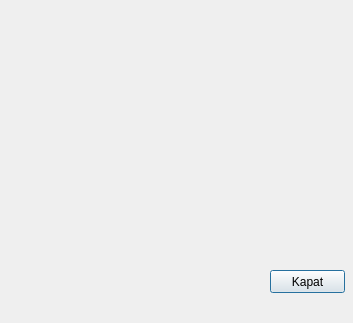
<?xml version="1.0" encoding="UTF-8"?>
<ui version="4.0">
 <class>Dialog</class>
 <widget class="QDialog" name="Dialog">
  <property name="geometry">
   <rect>
    <x>0</x>
    <y>0</y>
    <width>353</width>
    <height>323</height>
   </rect>
  </property>
  <property name="windowTitle">
   <string>Dialog</string>
  </property>
  <widget class="QPushButton" name="pushButton">
   <property name="geometry">
    <rect>
     <x>270</x>
     <y>270</y>
     <width>75</width>
     <height>23</height>
    </rect>
   </property>
   <property name="text">
    <string>Kapat</string>
   </property>
  </widget>
 </widget>
 <resources/>
 <connections/>
</ui>
